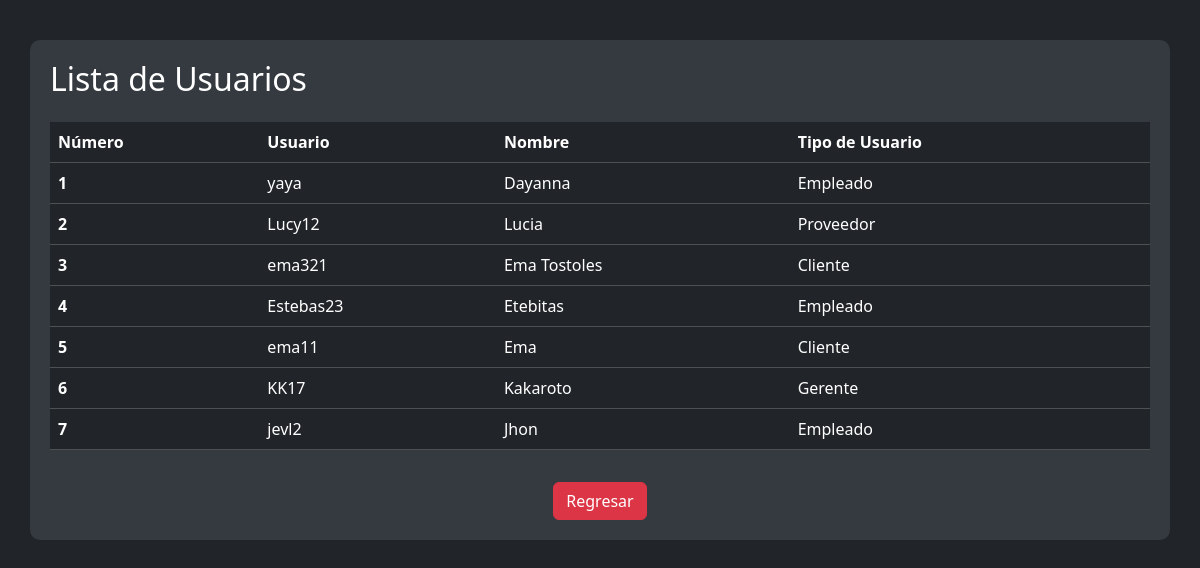
Page /veruser.php (signed in) on the earlier database version.
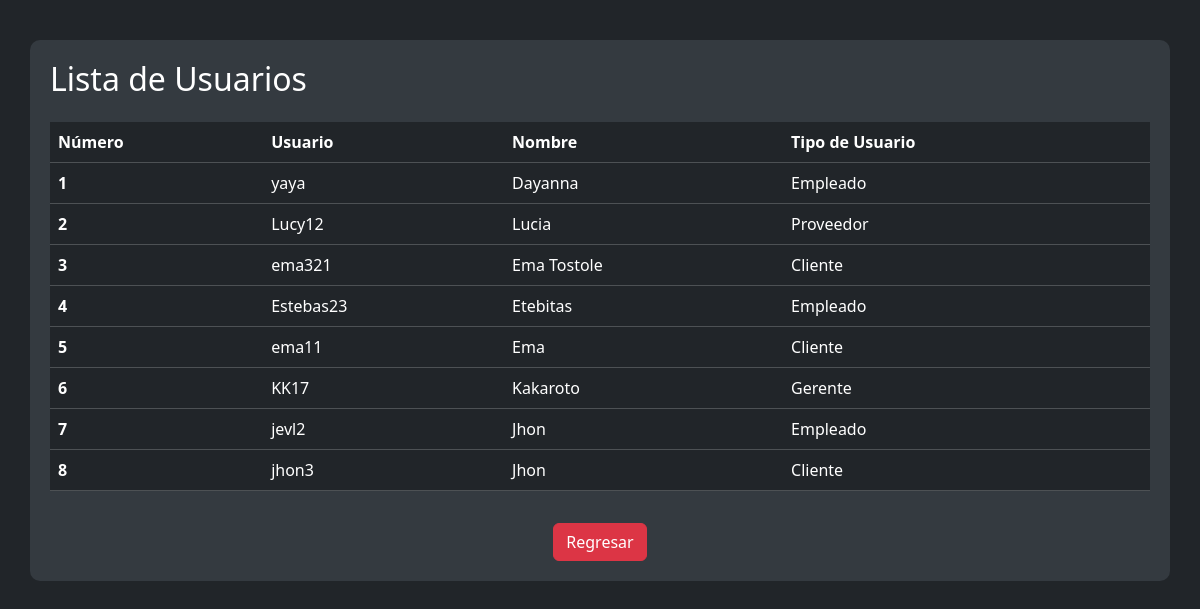
Same page on the later database version.
### tables this page shows
CREATE TABLE `usuarios` (
  `id_usuario` int(11) NOT NULL,
  `usuario` varchar(20) DEFAULT NULL,
  `nombre` varchar(20) DEFAULT NULL,
  `correo_electronico` varchar(30) DEFAULT NULL,
  `telefono` varchar(15) DEFAULT NULL,
  `contraseña_usuario` varchar(100) DEFAULT NULL,
  `id_tipos` int(11) DEFAULT NULL,
  `codigo_recuperacion` varchar(255) DEFAULT NULL,
  `aceptado` varchar(2) DEFAULT NULL,
  `Foto` varchar(255) DEFAULT NULL
);

CREATE TABLE `tipos_usuarios` (
  `id_tipos` int(11) NOT NULL,
  `nom_tipos` varchar(11) DEFAULT NULL
);

### veruser.php (the view, shortened to what this page needs)
<?php
include_once 'conexion.php';
$query = "SELECT * FROM usuarios WHERE id_tipos != 1 AND aceptado = 'si' ORDER BY id_usuario ASC LIMIT 100";
$statement = $con->prepare($query);
$statement->execute();
$usuarios = $statement->fetchAll(PDO::FETCH_ASSOC);
?>
<!DOCTYPE html>
<html lang="en">
<head>
    <link rel="stylesheet" href="CSS/bootstrap.css">
    <link rel="stylesheet" href="CSS/alerta.css">
</head>
<body>
<div class="container">
    <form action="" method="post">
        <div class="modal-body">
        <h2 class="mb-4">Lista de Usuarios</h2>
            <table class="table table-dark">
                <thead>
                    <tr>
                        <th scope="col">Número</th>
                        <th scope="col">Usuario</th>
                        <th scope="col">Nombre</th>
                        <th scope="col">Tipo de Usuario</th>
                    </tr>
                </thead>
                <tbody>
                    <?php
                    $numero = 1;
                    foreach ($usuarios as $usuario) {
                        echo "<tr>";
                        echo "<th scope='row'>" . $numero++ . "</th>";
                        echo "<td>" . $usuario['usuario'] . "</td>";
                        echo "<td>" . $usuario['nombre'] . "</td>";
                        $query_tipo = "SELECT nom_tipos FROM tipos_usuarios WHERE id_tipos = ?";
                        $statement_tipo = $con->prepare($query_tipo);
                        $statement_tipo->execute([$usuario['id_tipos']]);
                        $tipo_usuario = $statement_tipo->fetchColumn();
                        echo "<td>" . $tipo_usuario . "</td>";
                        echo "</tr>";
                    }
                    ?>
                </tbody>
            </table>
        </div>
    </form>
    <div class="row mt-3">
        <div class="col-12 text-center">
            <a href="index.php" class="btn btn-danger">Regresar</a>
        </div>
    </div>
</div>
</body>
</html>

Differences in the rows shown:
changed usuarios "ema321": nombre "Ema Tostoles" → "Ema Tostole"
added usuarios: usuario "jhon3", nombre "Jhon", id_tipos.nom_tipos "Cliente"
